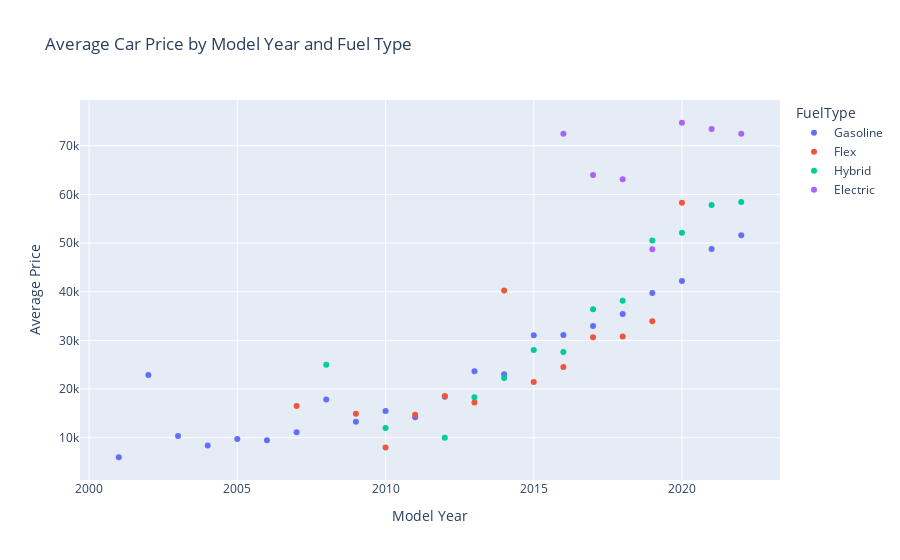

Notebook code cell kept with this figure:
### Markdown cell above
## Data Graphing

### Code cell
#Start producing graphs based on interesting metrics, first one model year/fueltype and price as an example

#Make a new df with aggregated price, grouped by year and fueltype
year_price = cars_data.groupby(['Year', 'FuelType']).mean('Price').reset_index()


#Make a chart with plotly express (won't show up in github)
fig = px.scatter(year_price, x = 'Year', y = 'Price', color = 'FuelType', title = 'Average Car Price by Model Year and Fuel Type',
                 labels = {'Year' : 'Model Year', 'Price' : 'Average Price'})
fig.show()

#Next with seaborn, which will show up on github page natively
plt.rcParams['figure.dpi'] = 300
plt.rcParams['savefig.dpi'] = 300
plt.rcParams['font.family'] = 'Source Sans Pro'
fig2, ax = plt.subplots()
ax = sns.set_palette('pastel')
ax = sns.scatterplot(data = year_price, x = 'Year', y = 'Price', hue = 'FuelType')
ax.set_title('Average Price by Model Year/Fuel Type')
ax.set_xlabel('Model Year')
ax.set_ylabel('Average Price')
ax.legend(loc='upper right', bbox_to_anchor=(1.28, 1))

### Figure 1 — Plotly figure (JSON) as saved in the notebook; plotly's stock layout.template omitted (floating-point values rounded to 4 significant figures)
{"data": [{"hovertemplate": "FuelType=Gasoline<br>Model Year=%{x}<br>Average Price=%{y}<extra></extra>", "legendgroup": "Gasoline", "marker": {"color": "#636efa", "symbol": "circle"}, "mode": "markers", "name": "Gasoline", "orientation": "v", "showlegend": true, "type": "scatter", "x": [2001, 2002, 2003, 2004, 2005, 2006, 2007, 2008, 2009, 2010, 2011, 2012, 2013, 2014, 2015, 2016, 2017, 2018, 2019, 2020, 2021, 2022], "xaxis": "x", "y": [5995, 22900, 10340.0, 8415.0, 9735.0, 9512.0, 11140.0, 17850.0, 13279, 15510.0, 14240.0, 18410.0, 23670.0, 23070.0, 31070.0, 31120.0, 32970.0, 35430.0, 39740.0, 42210.0, 48770.0, 51620.0], "yaxis": "y"}, {"hovertemplate": "FuelType=Flex<br>Model Year=%{x}<br>Average Price=%{y}<extra></extra>", "legendgroup": "Flex", "marker": {"color": "#EF553B", "symbol": "circle"}, "mode": "markers", "name": "Flex", "orientation": "v", "showlegend": true, "type": "scatter", "x": [2007, 2009, 2010, 2011, 2012, 2013, 2014, 2015, 2016, 2017, 2018, 2019, 2020], "xaxis": "x", "y": [16500, 14931, 7990, 14740.0, 18600.0, 17268, 40250.0, 21440.0, 24520.0, 30647, 30814, 33960.0, 58279], "yaxis": "y"}, {"hovertemplate": "FuelType=Hybrid<br>Model Year=%{x}<br>Average Price=%{y}<extra></extra>", "legendgroup": "Hybrid", "marker": {"color": "#00cc96", "symbol": "circle"}, "mode": "markers", "name": "Hybrid", "orientation": "v", "showlegend": true, "type": "scatter", "x": [2008, 2010, 2012, 2013, 2014, 2015, 2016, 2017, 2018, 2019, 2020, 2021, 2022], "xaxis": "x", "y": [25000, 11985, 9995, 18330.0, 22280.0, 28030.0, 27630.0, 36410.0, 38140.0, 50520.0, 52130.0, 57810.0, 58425], "yaxis": "y"}, {"hovertemplate": "FuelType=Electric<br>Model Year=%{x}<br>Average Price=%{y}<extra></extra>", "legendgroup": "Electric", "marker": {"color": "#ab63fa", "symbol": "circle"}, "mode": "markers", "name": "Electric", "orientation": "v", "showlegend": true, "type": "scatter", "x": [2016, 2017, 2018, 2019, 2020, 2021, 2022], "xaxis": "x", "y": [72464, 63980.0, 63140.0, 48720.0, 74730.0, 73450.0, 72460.0], "yaxis": "y"}], "layout": {"autosize": true, "legend": {"title": {"text": "FuelType"}, "tracegroupgap": 0}, "title": {"text": "Average Car Price by Model Year and Fuel Type"}, "xaxis": {"anchor": "y", "autorange": true, "domain": [0, 1], "range": [2000.0, 2023.0], "title": {"text": "Model Year"}, "type": "linear"}, "yaxis": {"anchor": "x", "autorange": true, "domain": [0, 1], "range": [323.0, 80400.0], "title": {"text": "Average Price"}, "type": "linear"}}}
